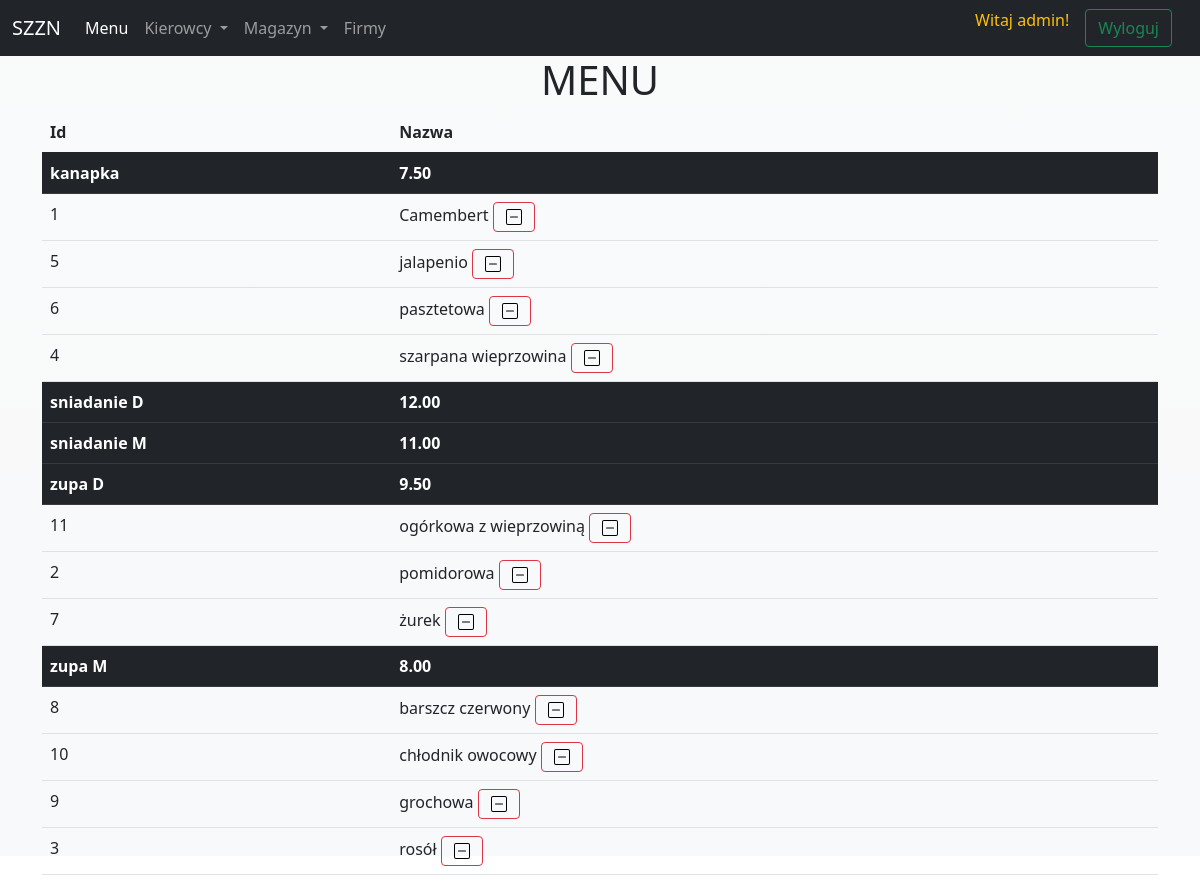
The app's page /menu (signed in) with its own data.
### systemAPP/models.py (models this page shows, shortened)
class MenuCategories(models.Model):
    category_id = models.AutoField(primary_key=True)
    category_name = models.CharField(max_length=30, unique=True)
    category_price = models.DecimalField(max_digits=4, decimal_places=2)

class Menu(models.Model):
    meal_id = models.AutoField(primary_key=True)
    meal_name = models.CharField(max_length=50, unique=True)
    meal_category = models.ForeignKey(MenuCategories, on_delete=models.CASCADE)

### systemAPP/views.py (the view)
# urls.py: path('menu', v.MenuList.as_view(), name='menu')
class MenuList(View):
    template_name = "menu.html"
    def get(self, request):
        menu = Menu.objects.all().order_by('meal_name')
        if menu:
            category = MenuCategories.objects.all().order_by('category_name')
            context = {
                'category': category,
                'menu': menu
                }
            return render(request, self.template_name, context)

### systemAPP/templates/menu.html
{% extends "base.html" %}
{% load static %}
{% block content %}
<div class="container">
  <div class="row">
    <div class="d-flex justify-content-center">
        <h1>MENU </h1>
    </div>
  </div>
  <div class="row">
    <div class="d-flex justify-content-center">
      <table class="table">
            <thead>
              <tr>
                <th scope="col">Id</th>
                <th scope="col">Nazwa</th>
              </tr>
            </thead>
            <tbody>
            {% for cat in category %}
                <tr class="table-dark">
                    <th scope="col">{{cat.category_name}}</th>
                    <th scope="col">{{cat.category_price}}</th>
                </tr>
                {% for meal in menu %}
                    {% if meal.meal_category.category_name == cat.category_name %}
                      <tr>
                        <td>{{meal.meal_id}}</td>
                        <td>{{meal.meal_name}} <a  class="d-inline-flex justify-content-end btn btn-outline-danger " href="#" type="button"  ><img src="{% static 'icons/dash-square.svg' %}" alt="Delete"></a></td>
                      </tr>
                    {% endif %}
                {% endfor %}
            {% endfor %}
            </tbody>
      </table>
    </div>
  </div>
</div>
{% endblock content %}

### systemAPP/templates/base.html (shortened to what this page needs)
<!doctype html>
<html lang="en">
  <head>
    <link href="https://cdn.jsdelivr.net/npm/bootstrap@5.0.0-beta2/dist/css/bootstrap.min.css" rel="stylesheet">
  </head>
  <body>
  <nav class="navbar navbar-expand-lg navbar navbar-dark bg-dark">
  <div class="container-fluid">
    <a class="navbar-brand" href="{% url 'index' %}">SZZN</a>
    <div class="collapse navbar-collapse" id="navbarNavDropdown">
      <ul class="navbar-nav">
        <li class="nav-item">
          <a class="nav-link active" aria-current="page" href="{% url 'menu' %}">Menu</a>
        </li>
         <li class="nav-item dropdown">
          <a class="nav-link dropdown-toggle" href="#" id="navbarDropdownMenuLink1" role="button" data-bs-toggle="dropdown" aria-expanded="false">
            Kierowcy
          </a>
        </li>
        <li class="nav-item dropdown">
          <a class="nav-link dropdown-toggle" href="#" id="navbarDropdownMenuLink3" role="button" data-bs-toggle="dropdown" aria-expanded="false">
            Magazyn
          </a>
        </li>
        <li class="nav-item">
          <a class="nav-link" href="#">Firmy</a>
        </li>
      </ul>
    </div>
    {% if user.is_authenticated %}
      <p class="me-md-3 text-warning ">Witaj {{user.username}}!</p>
      <a href="{% url 'logout' %}" class="me-md-3 btn btn-outline-success me-2">Wyloguj</a>
    {% else %}
      <p class="me-md-3 text-warning ">Zaloguj Się!</p>
      <a href="{% url 'login' %}" class="me-md-3 btn btn-outline-success me-2">Zaloguj</a>
    </div>
    {% endif %}
</nav>
  {% if user.is_authenticated %}
    <div class="d-flex justify-content-center bg-light bg-gradient vh-100">
      {% block content %}
      {% endblock content %}
    </div>
  {% else %}
    <div>
      {% block login %}
      {% endblock login %}
    </div>
  {% endif %}
  </body>
</html>

### records on screen
MenuCategories: category_name "kanapka", category_price "7.50"
Menu: meal_id "1", meal_name "Camembert"
Menu: meal_id "5", meal_name "jalapenio"
Menu: meal_id "6", meal_name "pasztetowa"
Menu: meal_id "4", meal_name "szarpana wieprzowina"
MenuCategories: category_name "sniadanie D", category_price "12.00"
MenuCategories: category_name "sniadanie M", category_price "11.00"
MenuCategories: category_name "zupa D", category_price "9.50"
Menu: meal_id "11", meal_name "ogórkowa z wieprzowiną"
Menu: meal_id "2", meal_name "pomidorowa"
Menu: meal_id "7", meal_name "żurek"
MenuCategories: category_name "zupa M", category_price "8.00"
Menu: meal_id "8", meal_name "barszcz czerwony"
Menu: meal_id "10", meal_name "chłodnik owocowy"
Menu: meal_id "9", meal_name "grochowa"
Menu: meal_id "3", meal_name "rosół"

### other values on screen
{{ user.username }} "admin"
